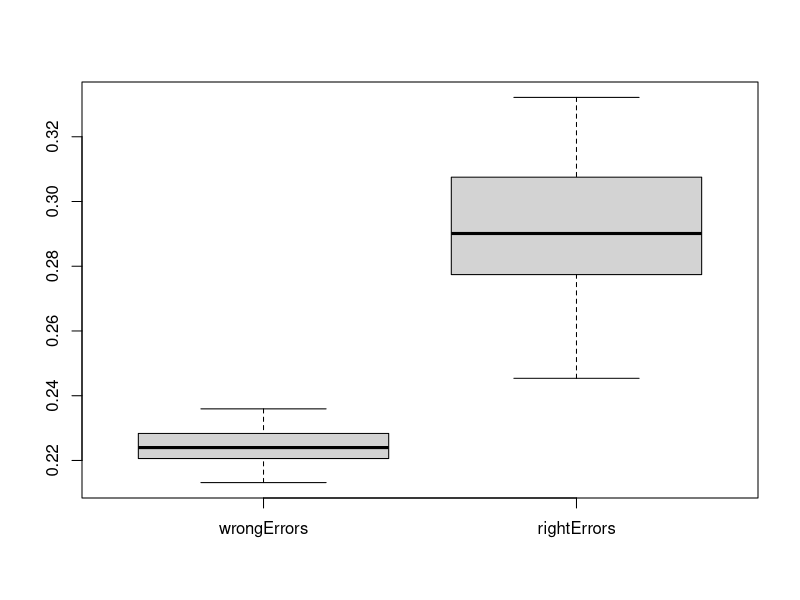

This figure's R source:
## ---- chunk 1
knitr::opts_chunk$set(
  message = FALSE,
  warning = FALSE,
  error = FALSE, 
  echo=TRUE,
  collapse = TRUE,
  comment = "#",
  fig.height = 4,
  fig.width = 8,
  fig.align = "center",
  cache = FALSE
)
## ---- chunk 2
# SOLUTION
PickBest <- function(DT, m = 5) {
  X <- DT[, -which(colnames(DT) == "y")]
  y <- DT[, "y"]
  p <- ncol(X)
  correlations <- numeric(p)
  for (i in seq(p)) {
    correlations[i] <- abs(cor(X[,i], y))
  }
  sorted <- sort(correlations,index.return=T,decreasing=T)
  bestm <- sorted$ix[seq(m)]
  bestvar <- colnames(X)[bestm]
  return(bestvar = bestvar)
}

rightCV <- function(DT, K) {
  n <- nrow(DT)
  DT <- DT[sample(n),]
  nk <- floor(n/K)
  err <- numeric(n)
  
  for(k in seq(1, K)){
    ind_k_fold <- seq((k - 1) * nk + 1, k * nk)
    
    DT_train <- DT[-ind_k_fold, ]
    bestvar <- PickBest(DT_train, 3)
    var_selected <- which(colnames(DT_train) %in% c(bestvar, "y") )
    DT_train <- DT[-ind_k_fold, var_selected]
    fit <- lm("y ~ .", data = DT_train)
    
    DT_test <- DT[ind_k_fold, var_selected]

    pred <- predict(fit, newdata = DT_test)
    err[ind_k_fold] <- (DT_test$y - pred)^2 
  }
  return(mean(err))
}

## ---- chunk 3
# SOLUTION
wrongCV <- function(DT, K) {
  n <- nrow(DT)
  DT <- DT[sample(n),]
  nk <- floor(n/K)
  err <- numeric(n)
  
  bestvar <- PickBest(DT, 3)
  var_selected <- which(colnames(DT) %in% c(bestvar, "y") )
  DT <- DT[, var_selected]
  
  for(k in seq(1, K)){
    ind_k_fold <- seq((k - 1) * nk + 1, k * nk)
    
    DT_train <- DT[-ind_k_fold, ]
    fit <- lm("y ~ .", data = DT_train)
    DT_test <- DT[ind_k_fold, ]
    
    pred <- predict(fit, newdata = DT_test)
    err[ind_k_fold] <- (DT_test$y - pred)^2 
  }
  return(mean(err))
}
## ---- chunk 4
p <- 1000
n <- 200
X  <- matrix(rnorm(n*p),n)
y  <- runif(n) 
## ---- chunk 5
# SOLUTION
p <- 1000
n <- 200
M <- 20 # M <- 100
wrongErrors <- rightErrors <- numeric(M)
for (i in seq(M)) {
  X  <- matrix(rnorm(n*p),n)
  y  <- runif(n) < 0.5
  DT <- data.frame(X = X, y = y)
  
  wrongErrors[i] <- wrongCV(DT, 5)
  rightErrors[i] <- rightCV(DT, 5)
}
errors <- data.frame(wrongErrors = wrongErrors, rightErrors = rightErrors)

boxplot(errors)
